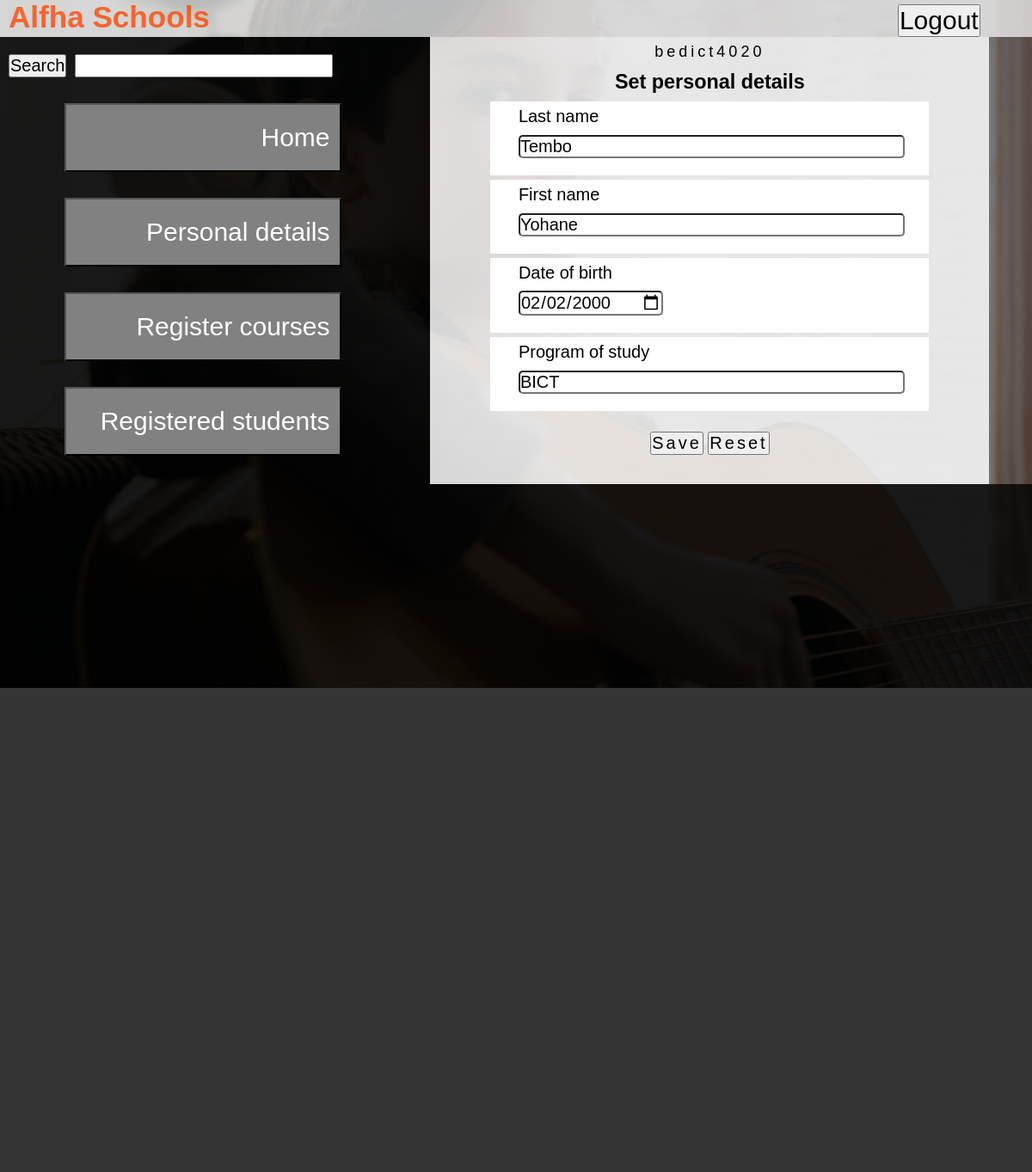
/personal_info.php (signed in), run on the app's committed database.
### tables this page shows
CREATE TABLE `alfhainfo` (
  `id` int(11) NOT NULL,
  `reg_num` varchar(20) NOT NULL,
  `password` varchar(20) NOT NULL,
  `first_name` varchar(50) NOT NULL,
  `last_name` varchar(50) NOT NULL,
  `sex` varchar(6) NOT NULL,
  `birth_date` date NOT NULL,
  `program` varchar(50) NOT NULL
);

### personal_info.php (the view, shortened to what this page needs)
<?php
    include("connection.php");
?>
<!DOCTYPE html>
<html>
    <head>
        <link rel="stylesheet" href="login.css">
    </head>
    <body>
        <div class="personal_info">
            <div class="Cont1">
                <span class="LogoCont">
                    <h3>Alfha Schools</h3>
                </span>
                <span class="logout">
                    <a href="logout.php">
                        <button class="Lgout">Logout</button>
                    </a>
                </span>
            </div>
            <div class="bottom_cont" >
                <div class="leftcont">
                <div >
                    <div class="srch">
                        <button type="search" class="searchbtn">Search</button>
                        <input type="search" size="15" class="search">
                    </div>
                </div>
                <form action="master.php">
                    <div>
                        <input type="submit" class="btn_dec" value="Home">
                    </div>
                </form>
                <form action="personal_info.php">
                    <div>
                        <input type="submit" class="btn_dec" value="Personal details">
                    </div>
                </form>
                <form action="course_reg.php">
                    <div>
                        <input type="submit" class="btn_dec" value="Register courses">
                    </div>
                </form>
                <form action="students.php">
                    <div>
                        <input type="submit" class="btn_dec" value="Registered students">
                    </div>
                </form>
                </div>
                <div class="rightcont">
            <span class="main_container">
                <form method="post" onsubmit="return form()">
                    <div class="head">
                        <?php
                        if(isset($_SESSION['user_reg'])){
                            $user_reg = $_SESSION['user_reg'];
                            echo("$user_reg");
                        }
                        ?>
                    </div>
                    <div>
                        <h3 class="h2">Set personal details</h3>
                    </div>
                    <div class="text_field2">
                        <div>
                            <label for="last_name">Last name</label>
                        </div>
                        <div>
                            <input type="text" id="last_name" name="last_name" size="35" value="<?php
                            if(isset($_SESSION['user_reg'])){
                                $user_reg = $_SESSION['user_reg'];
                                $query="SELECT * FROM alfhainfo WHERE reg_num = '$user_reg' limit 1";
                                mysqli_query($connection, $query);
                                $result= mysqli_query($connection, $query);
                                if($result){
                                    if($result && mysqli_num_rows($result)>=1){
                                        $user_info= mysqli_fetch_assoc($result);
                                        $last_name= $user_info['last_name'];
                                        echo("$last_name");
                                    }
                                }
                            }
                            ?>"required>
                        </div>
                    </div>
                    <div class="text_field2">
                        <div>
                            <label for="first_name">First name</label>
                        </div>
                        <div>
                            <input type="text" id="first_name" name="first_name" size="35" value="<?php
                            if(isset($_SESSION['user_reg'])){
                                $user_reg = $_SESSION['user_reg'];
                                $query="SELECT * FROM alfhainfo WHERE reg_num = '$user_reg' limit 1";
                                mysqli_query($connection, $query);
                                $result= mysqli_query($connection, $query);
                                if($result){
                                    if($result && mysqli_num_rows($result)>=1){
                                        $user_info= mysqli_fetch_assoc($result);
                                        $first_name= $user_info['first_name'];
                                        echo("$first_name");
                                    }
                                }
                            }
                            ?>"required>
                        </div>
                    </div>
                    <div class="text_field2">
                        <div>
                            <label for="birth_date">Date of birth</label>
                        </div>
                        <div>
                            <input type="date" id="birth_date" name="birth_date" size="40" value="<?php
                            if(isset($_SESSION['user_reg'])){
                                $user_reg = $_SESSION['user_reg'];
                                $query="SELECT * FROM alfhainfo WHERE reg_num = '$user_reg' limit 1";
                                mysqli_query($connection, $query);
                                $result= mysqli_query($connection, $query);
                                if($result){
                                    if($result && mysqli_num_rows($result)>=1){
                                        $user_info= mysqli_fetch_assoc($result);
                                        $birth_date= $user_info['birth_date'];
                                        echo("$birth_date");
                                    }
                                }
                            }
                            ?>" required>
                        </div>
                    </div>
                    <div class="text_field2">
                        <div>
                            <label for="program">Program of study</label>
                        </div>
                        <div>
                            <input type="text" id="program" name="program" size="35" value="<?php
                            if(isset($_SESSION['user_reg'])){
                                $user_reg = $_SESSION['user_reg'];
                                $query="SELECT * FROM alfhainfo WHERE reg_num = '$user_reg' limit 1";
                                mysqli_query($connection, $query);
                                $result= mysqli_query($connection, $query);
                                if($result){
                                    if($result && mysqli_num_rows($result)>=1){
                                        $user_info= mysqli_fetch_assoc($result);
                                        $program= $user_info['program'];
                                        echo("$program");
                                    }
                                }
                            }
                            ?>"required>
                        </div>
                    </div>
                    <div class="button">
                        <input type="submit" value="Save" class="btn2">
                        <input type="reset" value="Reset" class="btn2">
                    </div>
                </form>
        </span>
                </div>
            </div>
            <div class="most_bottom">
            </div>
        </div>
    </body>
</html>

### login.css (style rules this page uses)
* { margin: 0; padding: 0; font-family:sans-serif; }
.button { padding-top: 20px; }
.personal_info { background: linear-gradient(to top, rgba(0,0,0,0.5),rgba(0,0,0,0.5)),url(Guitar.jpg); background-size: cover; background-position: center; height: 100vh; font-size: 20px; }
.Cont1 { background-color: rgba(255, 255, 255, 0.701); display: flex; }
.Lgout { font-size: 30px; }
.logout { padding-top: 0.4%; padding-left: 800px; }
.LogoCont { font-size: 30px; color: rgba(255, 68, 0, 0.781); padding-left: 10px; }
.btn2 { font-size: 20px; letter-spacing: 3px; }
.text_field2 { font-size: 20px; background-color: white; text-align: left; padding-left: 5%; margin-top: 5px; margin-right: 70px; margin-left: 70px; }
#birth_date { border-radius: 5px; margin-bottom: 20px; font-size: 20px; }
#first_name { border-radius: 5px; margin-bottom: 20px; font-size: 20px; }
#last_name { border-radius: 5px; margin-bottom: 20px; font-size: 20px; }
#program { border-radius: 5px; margin-bottom: 20px; font-size: 20px; }
.head { letter-spacing: 4px; font-size: 18px; }
.bottom_cont { background-color: rgba(0, 0, 0, 0.792); padding-top: 0px; text-align: center; line-height: 35px; display: flex; color: white; height: 520px; width: 500px; }
.btn_dec { color: white; font-size: 30px; background: rgb(129, 129, 129); margin-left: 75px; margin-top: 30px; text-align: right; padding-right: 11px; height: 80px; width: 83%; }
.most_bottom { background-color: rgba(0, 0, 0, 0.792); width: 100%; height: 100%; }
.search { width: 300px; margin-left: 10px; font-size: 20px; }
.searchbtn { margin-left: 10px; font-size: 20px; }
.srch { padding-top: 20px; display: flex; }

### data on the page
alfhainfo: last_name "Tembo", first_name "Yohane", birth_date "02/02/2000", program "BICT"

### other printed values
$user_reg "bedict4020"
